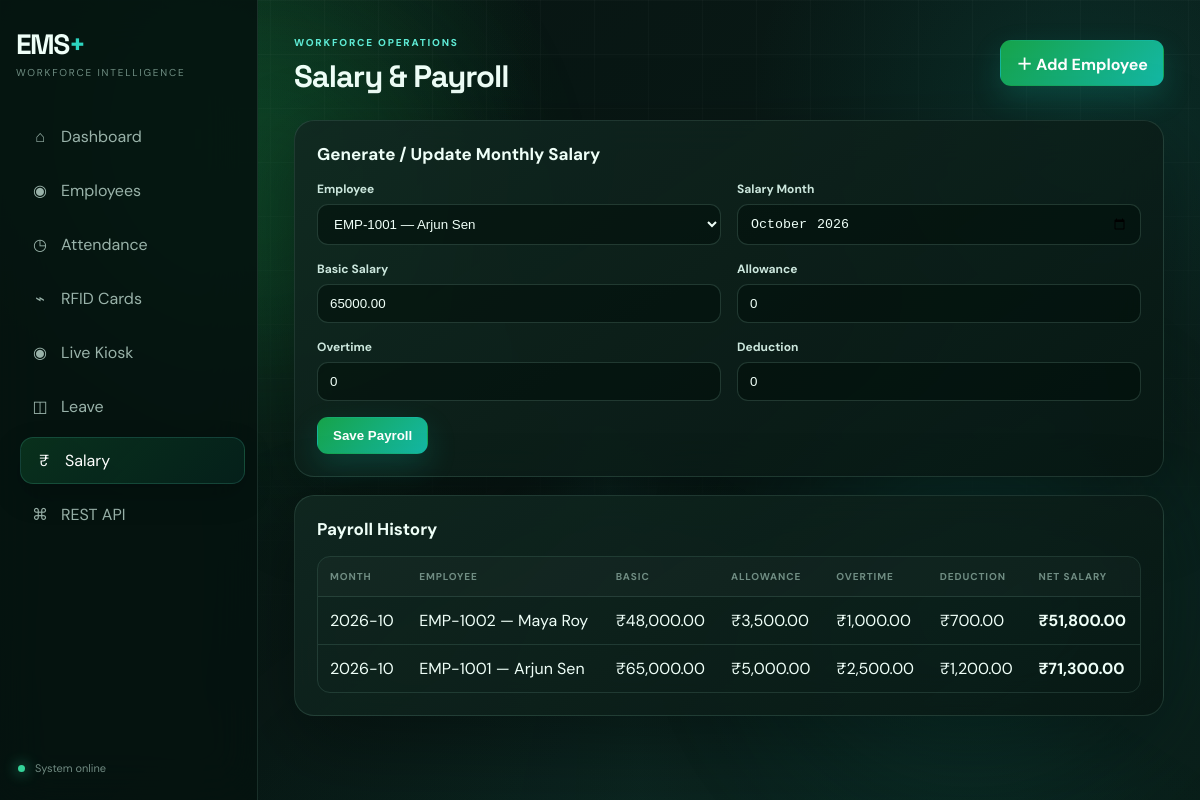
The page /salary.php on the database its author committed.
### tables this page shows
CREATE TABLE IF NOT EXISTS salaries (
 id BIGINT UNSIGNED AUTO_INCREMENT PRIMARY KEY,
 employee_id INT UNSIGNED NOT NULL,
 salary_month CHAR(7) NOT NULL,
 basic_salary DECIMAL(12,2) NOT NULL,
 allowance DECIMAL(12,2) NOT NULL DEFAULT 0,
 overtime DECIMAL(12,2) NOT NULL DEFAULT 0,
 deduction DECIMAL(12,2) NOT NULL DEFAULT 0,
 net_salary DECIMAL(12,2) NOT NULL,
 created_at TIMESTAMP DEFAULT CURRENT_TIMESTAMP,
 UNIQUE KEY uq_salary(employee_id,salary_month),
 INDEX idx_salary_month(salary_month),
 FOREIGN KEY(employee_id) REFERENCES employees(id) ON DELETE CASCADE
);

CREATE TABLE IF NOT EXISTS employees (
 id INT UNSIGNED AUTO_INCREMENT PRIMARY KEY,
 employee_code VARCHAR(30) NOT NULL UNIQUE,
 name VARCHAR(120) NOT NULL,
 email VARCHAR(150) NOT NULL UNIQUE,
 phone VARCHAR(20) NOT NULL,
 department VARCHAR(100) NOT NULL,
 designation VARCHAR(100) NOT NULL,
 joining_date DATE NOT NULL,
 basic_salary DECIMAL(12,2) NOT NULL DEFAULT 0,
 status ENUM('active','inactive') NOT NULL DEFAULT 'active',
 address VARCHAR(255) DEFAULT NULL,
 city VARCHAR(100) DEFAULT NULL,
 created_at TIMESTAMP DEFAULT CURRENT_TIMESTAMP,
 updated_at TIMESTAMP DEFAULT CURRENT_TIMESTAMP ON UPDATE CURRENT_TIMESTAMP,
 INDEX idx_department(department), INDEX idx_status(status), INDEX idx_joining_date(joining_date)
);

### config/bootstrap.php (called while the page is built, shortened)
<?php
function e(mixed $v): string { return htmlspecialchars((string)($v ?? ''), ENT_QUOTES, 'UTF-8'); }

### classes/Salary.php (called while the page is built, shortened)
<?php
class Salary {
 public function all(): array { return $this->db->query('SELECT s.*,e.employee_code,e.name FROM salaries s JOIN employees e ON e.id=s.employee_id ORDER BY s.salary_month DESC,s.id DESC')->fetch_all(MYSQLI_ASSOC); }
}

### public/salary.php (the view)
<?php $title='Salary & Payroll'; require_once __DIR__.'/../partials/header.php'; $db=new Database(); $c=$db->getConnection(); $employees=$c->query("SELECT id,employee_code,name,basic_salary FROM employees WHERE status='active' ORDER BY name")->fetch_all(MYSQLI_ASSOC); $m=new Salary($c); if($_SERVER['REQUEST_METHOD']==='POST'){try{verify_csrf($_POST['csrf_token']??null);$m->save(['employee_id'=>(int)$_POST['employee_id'],'salary_month'=>$_POST['salary_month'],'basic_salary'=>(float)$_POST['basic_salary'],'allowance'=>(float)$_POST['allowance'],'overtime'=>(float)$_POST['overtime'],'deduction'=>(float)$_POST['deduction']]);redirect('salary.php');}catch(Throwable $e){$error=$e->getMessage();}} $rows=$m->all(); ?>
<section class="panel"><?php if(!empty($error)):?><div class="alert"><?=e($error)?></div><?php endif;?><div class="panel-head"><h2>Generate / Update Monthly Salary</h2></div><form method="post" class="form-grid"><input type="hidden" name="csrf_token" value="<?=e(csrf_token())?>"><div class="field"><label>Employee</label><select class="select" id="employee" name="employee_id" required><?php foreach($employees as $e):?><option value="<?=$e['id']?>" data-salary="<?=$e['basic_salary']?>"><?=e($e['employee_code'].' — '.$e['name'])?></option><?php endforeach;?></select></div><div class="field"><label>Salary Month</label><input class="input" type="month" name="salary_month" value="<?=date('Y-m')?>" required></div><div class="field"><label>Basic Salary</label><input class="input" id="basic" type="number" step="0.01" name="basic_salary" value="0" required></div><div class="field"><label>Allowance</label><input class="input" type="number" step="0.01" name="allowance" value="0"></div><div class="field"><label>Overtime</label><input class="input" type="number" step="0.01" name="overtime" value="0"></div><div class="field"><label>Deduction</label><input class="input" type="number" step="0.01" name="deduction" value="0"></div><div><button class="btn btn-primary">Save Payroll</button></div></form></section><section class="panel"><div class="panel-head"><h2>Payroll History</h2></div><div class="table-wrap"><table class="table"><thead><tr><th>Month</th><th>Employee</th><th>Basic</th><th>Allowance</th><th>Overtime</th><th>Deduction</th><th>Net Salary</th></tr></thead><tbody><?php foreach($rows as $r):?><tr><td><?=e($r['salary_month'])?></td><td><?=e($r['employee_code'].' — '.$r['name'])?></td><td>₹<?=number_format($r['basic_salary'],2)?></td><td>₹<?=number_format($r['allowance'],2)?></td><td>₹<?=number_format($r['overtime'],2)?></td><td>₹<?=number_format($r['deduction'],2)?></td><td><strong>₹<?=number_format($r['net_salary'],2)?></strong></td></tr><?php endforeach;?></tbody></table></div></section><?php require_once __DIR__.'/../partials/footer.php'; ?>

### public/assets/css/app.css (style rules this page uses)
:root { --bg:#071311;--bg2:#0b1f1a;--surface:rgba(13,30,25,.82);--surface2:rgba(18,40,33,.92);--ink:#effff8;--muted:#91aaa1;--line:rgba(159,220,198,.14);--primary:#22c55e;--primary2:#14b8a6;--cyan:#2dd4bf;--success:#34d399;--danger:#fb7185;--warning:#fbbf24;--shadow:0 26px 80px rgba(0,0,0,.35);font-family:"DM Sans",system-ui,sans-serif }
* { box-sizing:border-box }
html { scroll-behavior:smooth }
body { margin:0;min-height:100vh;color:var(--ink);background:radial-gradient(circle at 15% 5%,rgba(34,197,94,.16),transparent 28%),radial-gradient(circle at 90% 15%,rgba(20,184,166,.13),transparent 26%),linear-gradient(135deg,var(--bg),var(--bg2));overflow-x:hidden }
body:after { content:"";position:fixed;inset:0;pointer-events:none;background-image:linear-gradient(rgba(255,255,255,.025) 1px,transparent 1px),linear-gradient(90deg,rgba(255,255,255,.025) 1px,transparent 1px);background-size:54px 54px;mask-image:linear-gradient(to bottom,black,transparent 82%);z-index:-3 }
.card,.panel { background:linear-gradient(145deg,rgba(17,40,33,.9),rgba(7,22,18,.84));border:1px solid var(--line);border-radius:20px;box-shadow:var(--shadow);backdrop-filter:blur(20px) }
.panel { padding:22px;margin-top:18px;animation:rise .5s ease both }
.panel-head { display:flex;justify-content:space-between;align-items:center;margin-bottom:16px;gap:12px }
.panel h2 { font-size:17px;margin:0 }
.btn { display:inline-flex;align-items:center;justify-content:center;border:1px solid transparent;border-radius:11px;padding:10px 15px;font-weight:700;cursor:pointer;transition:.22s;white-space:nowrap }
.btn-primary { background:linear-gradient(135deg,#16a34a,#14b8a6);color:#fff;box-shadow:0 12px 30px rgba(20,184,166,.2) }
.input,.select,.textarea { width:100%;border:1px solid rgba(159,220,198,.18);border-radius:11px;padding:11px 12px;background:rgba(3,16,12,.58);color:var(--ink);outline:none;transition:.2s }
.input::placeholder { color:#627d73 }
.select option { background:#10251f;color:#fff }
.form-grid { display:grid;grid-template-columns:repeat(2,1fr);gap:16px }
.field label { display:block;font-size:12px;font-weight:700;margin:0 0 7px;color:#cce7dd }
.table-wrap { overflow:auto;border:1px solid var(--line);border-radius:13px }
.table { width:100%;border-collapse:collapse }
.table th,.table td { text-align:left;padding:13px 12px;border-bottom:1px solid var(--line);white-space:nowrap }
.table tr:last-child td { border-bottom:0 }
.table tbody tr { transition:.2s }
.table th { font-size:10px;text-transform:uppercase;color:#708d83;letter-spacing:.9px;background:rgba(255,255,255,.02) }

### rows shown on the page
salaries: salary_month "2026-10", employee.name "EMP-1002 — Maya Roy", basic_salary "48,000.00", allowance "3,500.00", overtime "1,000.00", deduction "700.00", net_salary "51,800.00"
salaries: salary_month "2026-10", employee.name "EMP-1001 — Arjun Sen", basic_salary "65,000.00", allowance "5,000.00", overtime "2,500.00", deduction "1,200.00", net_salary "71,300.00"

### other values the page prints
$title "Salary & Payroll"
form field employee_id "EMP-1001 — Arjun Sen"
